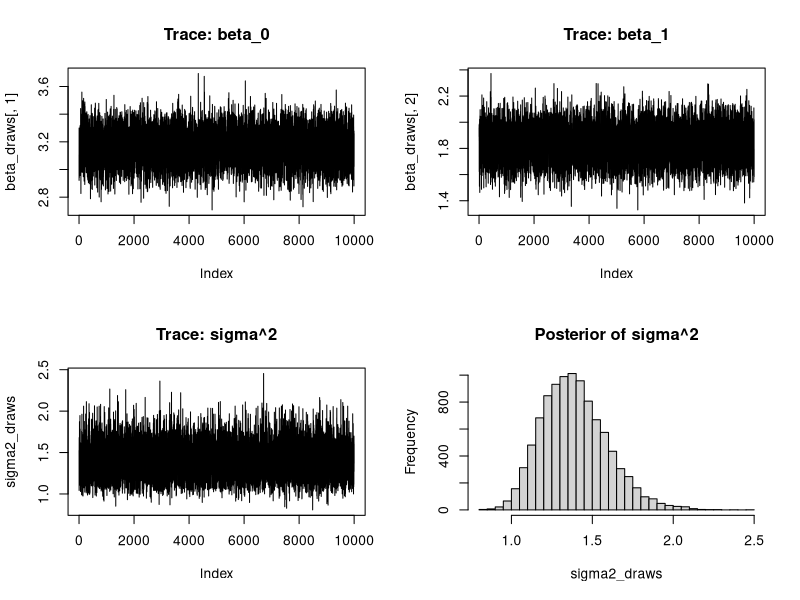

Write R code to recreate this figure.
set.seed(123)

#Going to Try Baysian Regression on my own using the algorithm
#Objective One First

#Simulating the data
obs_num <- 100
x_mat <- cbind(1, rnorm(obs_num), rnorm(obs_num))  # Intercept + two predictors
k <- ncol(x_mat)
beta_true <- c(3, 2, 4)
sigma_true <- sqrt(1.5)
y_vec <- x_mat %*% beta_true + rnorm(obs_num,sd =  sigma_true) #Observation Vector


# Step 1
beta_hat_vec <- solve(t(x_mat) %*% x_mat) %*% t(x_mat) %*% y_vec

#step 2
s2 <- as.numeric((1/(obs_num - k )) * ((t(y_vec - x_mat %*% beta_hat_vec)) %*% (y_vec - x_mat %*% beta_hat_vec)))

#Step 3
l_mat <- t(chol(solve(t(x_mat) %*% x_mat)))

#Step 4 ...
N            <- 10000
beta_draws   <- matrix(NA, nrow = N, ncol = k)
sigma2_draws <- numeric(N)

for (i in seq_len(N)) {
  u               <- rchisq(1, df = obs_num - k)
  sigma2_i        <- (obs_num - k) * s2 / u
  z_vec           <- rnorm(k)
  beta_i          <- beta_hat_vec + sqrt(sigma2_i) * l_mat %*% z_vec
  beta_draws[i, ] <- beta_i
  sigma2_draws[i] <- sigma2_i
}



#Plots + Analyses
apply(beta_draws, 2, mean)
mean(sigma2_draws)

par(mfrow = c(2,2))
plot(beta_draws[,1], type = "l", main = "Trace: beta_0")
plot(beta_draws[,2], type = "l", main = "Trace: beta_1")
plot(sigma2_draws, type = "l", main = "Trace: sigma^2")
hist(sigma2_draws, breaks = 30, main = "Posterior of sigma^2")

#Confidence Intervals
ci_bayes <- apply(beta_draws, 2, quantile, probs = c(0.025, 0.975))
rownames(ci_bayes) <- c("2.5%", "97.5%")
colnames(ci_bayes) <- c("beta_0", "beta_1", "beta_2")
ci_bayes
